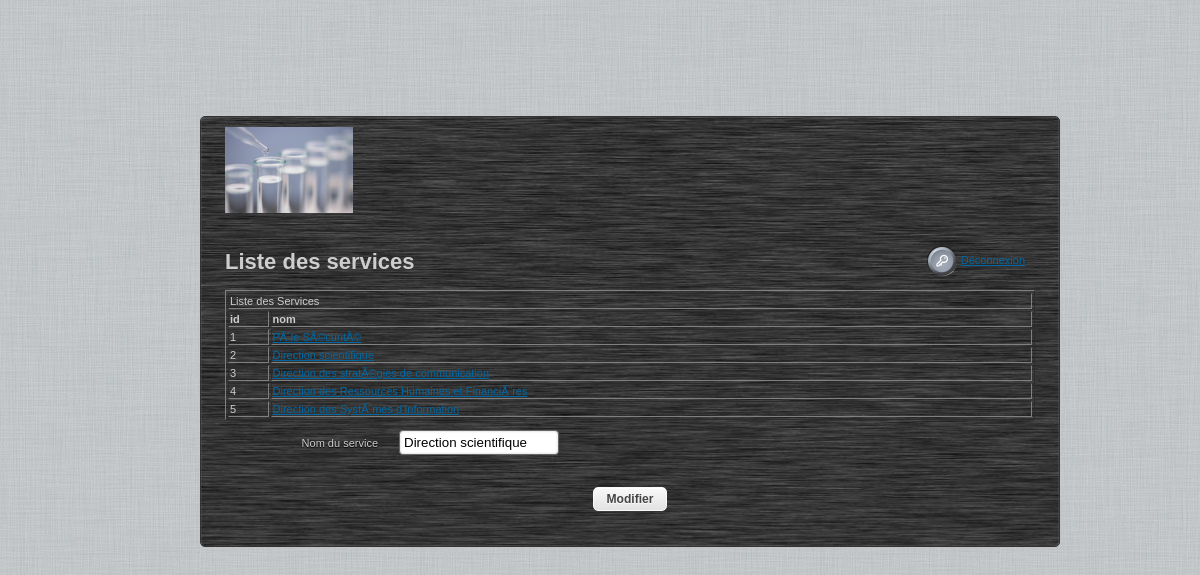
Screenshot of /ihm/admin/gestion.php?page=a28_service&id=2 (signed in) with the database file from the repository.
### tables this page shows
CREATE TABLE IF NOT EXISTS `a28_service` (
  `id` int(10) unsigned NOT NULL,
  `nom` varchar(256) NOT NULL
);

### ihm/classes_inc.php (the view, shortened to what this page needs)
<?php
class requete{
	var $flag;
	function requete($input, $flag){
		$this->flag=$flag;
		$this->req=mysql_query($input) or die($flag.' : '.mysql_error());
		$x=strpos($input, ' ');
		return $this->req;
	}
	function liste_tableau($result, $table, $attributs){
		$titre=$this->flag;
		$s=$this->requete('SHOW COLUMNS FROM `'.$table.'`', 'autres colonnes');
		$colspan=mysql_num_rows($s);
		$liste='<table '.$attributs.'><tr><td colspan="'.$colspan.'">'.$titre.'</td></tr>';
		$liste.='<tr style="font-weight:bold">';
		while($colonne=mysql_fetch_row($s)){
			if($colonne[0]!='id_'.$table){
				$liste.='<td>'.$colonne[0].'</td>';
			}
		}
		$liste.='</tr>';
		if(0==mysql_num_rows($result)){
			$liste.='<tr><td colspan="'.$colspan.'">Liste vide</td></tr>';
		}
		else{
			while($o=mysql_fetch_row($result)){
				$liste.='<tr>';
				$liste.='<td>'.$o[0].'</td>';
				$liste.='<td><a href="gestion.php?page='.$table.'&id='.$o[0].'">'.$o[1].'</a></td>';
				$liste.='</tr>';
			}
		}
		$liste.='</table>';
		return $liste;
	}
}
?>

### ihm/admin/a28_service_inc.php (shortened to what this page needs)
<?php
$oServices=new requete('SELECT `id`, `nom`  FROM `a28_service`','Liste des Services');
$sNomService="";
$sActionBouton="Ajouter";
if(!empty($_GET['id'])){
	$oServiceEdit=new requete('SELECT `id`, `nom`  FROM `a28_service` WHERE `id`="'.$_GET['id'].'"','Service à modifier');
	while($oServiceDetail=mysql_fetch_object($oServiceEdit->req)){
		$sNomService=$oServiceDetail->nom;
	}
	$sActionBouton="Modifier";
}
?>
<h1>Liste des services</h1>
	<?php
		$sTableau=$oServices->liste_tableau($oServices->req, 'a28_service', 'border="1"');
		echo $sTableau;
	?>
<form name="form" action="editService.php" method="post">
	<table>
		<tbody>
			<tr>
				<td class="title">
					<label for="_service">Nom du service</label>
				</td>
				<td class="input">
					<input name="_nomService" id="_nomService" size="40" autocapitalize="off" autocomplete="off" type="text" value="<?php echo($sNomService); ?>">
				</td>
			</tr>
		</tbody>
	</table>
	<p class="formbuttons"><input class="button mainaction" value="<?php echo($sActionBouton); ?>" type="submit"></p>
</form>

### ihm/login_fichiers/styles.css (style rules this page uses)
body { font-family: "Lucida Grande", Verdana, Arial, Helvetica, sans-serif; font-size: 11px; color: #333; background: url(images/linen.jpg) repeat #d1d5d8; margin: 0; }
a { color: #0069a6; }
input[type="text"], input[type="password"], textarea { margin: 0; padding: 4px; border: 1px solid #b2b2b2; border-radius: 4px; box-shadow: inset 0 0 2px 1px rgba(0,0,0, 0.1); -moz-box-shadow: inset 0 0 2px 1px rgba(0,0,0, 0.1); -webkit-box-shadow: inset 0 0 2px 1px rgba(0,0,0, 0.1); -o-box-shadow: inset 0 0 2px 1px rgba(0,0,0, 0.1); }
input.button { display: inline-block; margin: 0 2px; padding: 2px 5px; color: #525252; text-shadow: 0px 1px 1px #fff; border: 1px solid #c0c0c0; border-radius: 4px; background: #f7f7f7; background: -moz-linear-gradient(top, #f9f9f9 0%, #e6e6e6 100%); background: -webkit-gradient(linear, left top, left bottom, color-stop(0%,#f9f9f9), color-stop(100%,#e6e6e6)); background: -o-linear-gradient(top, #f9f9f9 0%, #e6e6e6 100%); background: -ms-linear-gradient(top, #f9f9f9 0%, #e6e6e6 100%); background: linear-gradient(top, #f9f9f9 0%, #e6e6e6 100%); box-shadow: 0 1px 1px 0 rgba(140, 140, 140, 0.3); -o-box-shadow: 0 1px 1px 0 rgba(140, 140, 140, 0.3); -webkit-box-shadow: 0 1px 1px 0 rgba(140, 140, 140, 0.3); -moz-box-shadow: 0 1px 1px 0 rgba(140, 140, 140, 0.3); text-decoration: none; outline: none; }
.formbuttons input.button { color: #ddd; font-size: 110%; text-shadow: 0px 1px 1px #333; padding: 4px 12px; border-color: #465864; border-radius: 5px; background: #7a7b7d; background: -moz-linear-gradient(top, #7b7b7b 0%, #606060 100%); background: -webkit-gradient(linear, left top, left bottom, color-stop(0%,#7b7b7b), color-stop(100%,#606060)); background: -o-linear-gradient(top, #7b7b7b 0%, #606060 100%); background: -ms-linear-gradient(top, #7b7b7b 0%, #606060 100%); background: linear-gradient(top, #7b7b7b 0%, #606060 100%); box-shadow: 0 1px 1px 0 #ccc, inset 0 1px 0 0 #888; -o-box-shadow: 0 1px 1px 0 #ccc, inset 0 1px 0 0 #888; -webkit-box-shadow: 0 1px 1px 0 #ccc, inset 0 1px 0 0 #888; -moz-box-shadow: 0 1px 1px 0 #ccc, inset 0 1px 0 0 #888; }
input.button.mainaction { color: #ededed; text-shadow: 0px 1px 1px #333; border-color: #1f262c; background: #505050; background: -moz-linear-gradient(top, #505050 0%, #2a2e31 100%); background: -webkit-gradient(linear, left top, left bottom, color-stop(0%,#505050), color-stop(100%,#2a2e31)); background: -o-linear-gradient(top, #505050 0%, #2a2e31 100%); background: -ms-linear-gradient(top, #505050 0%, #2a2e31 100%); background: linear-gradient(top, #505050 0%, #2a2e31 100%); box-shadow: inset 0 1px 0 0 #777; -moz-box-shadow: inset 0 1px 0 0 #777; -webkit-box-shadow: inset 0 1px 0 0 #777; -o-box-shadow: inset 0 1px 0 0 #777; }
input.mainaction { font-weight: bold; }
label { display:block; width:150px; }
#login-form td.input { width: 80%; padding: 8px; }
#login-form input[type="text"], #login-form input[type="password"] { width: 150px; border-color: #666; }
#login-form input.button { color: #444; text-shadow: 0px 1px 1px #fff; border-color: #f9f9f9; background: #f9f9f9; background: -moz-linear-gradient(top, #f9f9f9 0%, #e2e2e2 100%); background: -webkit-gradient(linear, left top, left bottom, color-stop(0%,#f9f9f9), color-stop(100%,#e2e2e2)); background: -o-linear-gradient(top, #f9f9f9 0%, #e2e2e2 100%); background: -ms-linear-gradient(top, #f9f9f9 0%, #e2e2e2 100%); background: linear-gradient(top, #f9f9f9 0%, #e2e2e2 100%); box-shadow: inset 0 1px 0 0 #fff; -moz-box-shadow: inset 0 1px 0 0 #fff; -webkit-box-shadow: inset 0 1px 0 0 #fff; -o-box-shadow: inset 0 1px 0 0 #fff; }
#login-form form table { width: 98%; }
#login-form td.title { width: 20%; white-space: nowrap; color: #cecece; text-shadow: 0px 1px 1px black; text-align: right; padding-right: 1em; }
#login-form p.formbuttons { margin-top: 2em; text-align: center; }
#login-form table { width:100%; }

### rows the page displays
a28_service: id "1", nom "PÃ´le SÃ©curitÃ©"
a28_service: id "2", nom "Direction scientifique", _nomService "Direction scientifique"
a28_service: id "3", nom "Direction des stratÃ©gies de communication"
a28_service: id "4", nom "Direction des Ressources Humaines et FinanciÃ¨res"
a28_service: id "5", nom "Direction des SystÃ¨mes d'Information"

### other values shown
$titre "Liste des Services"
$colonne[0] "id"
$colonne[0] "nom"
